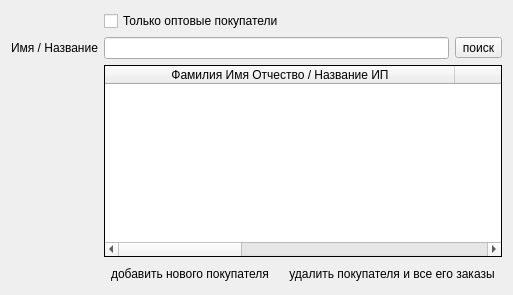
          <widget class="QWidget" name="tab">
           <attribute name="title">
            <string>Покупатели</string>
           </attribute>
           <layout class="QHBoxLayout" name="horizontalLayout_10">
            <item>
             <layout class="QFormLayout" name="formLayout_2">
              <property name="sizeConstraint">
               <enum>QLayout::SetMaximumSize</enum>
              </property>
              <property name="fieldGrowthPolicy">
               <enum>QFormLayout::AllNonFixedFieldsGrow</enum>
              </property>
              <property name="formAlignment">
               <set>Qt::AlignJustify|Qt::AlignTop</set>
              </property>
              <item row="0" column="1">
               <widget class="QCheckBox" name="checkBox_only_wholesalers">
                <property name="text">
                 <string>Только оптовые покупатели</string>
                </property>
               </widget>
              </item>
              <item row="1" column="0">
               <widget class="QLabel" name="label_25">
                <property name="text">
                 <string>Имя / Название</string>
                </property>
                <property name="buddy">
                 <cstring>lineEdit_customer</cstring>
                </property>
               </widget>
              </item>
              <item row="1" column="1">
               <layout class="QHBoxLayout" name="horizontalLayout_6">
                <item>
                 <widget class="QLineEdit" name="lineEdit_customer">
                  <property name="sizePolicy">
                   <sizepolicy hsizetype="MinimumExpanding" vsizetype="Fixed">
                    <horstretch>0</horstretch>
                    <verstretch>0</verstretch>
                   </sizepolicy>
                  </property>
                 </widget>
                </item>
                <item>
                 <widget class="QToolButton" name="toolButton_livesearch">
                  <property name="text">
                   <string>поиск</string>
                  </property>
                  <property name="icon">
                   <iconset>
                    <normaloff>:/&lt;root&gt;/icons/find.png</normaloff>:/&lt;root&gt;/icons/find.png</iconset>
                  </property>
                  <property name="checkable">
                   <bool>true</bool>
                  </property>
                 </widget>
                </item>
               </layout>
              </item>
              <item row="2" column="1">
               <widget class="QTableWidget" name="tableWidget_customers">
                <property name="sizePolicy">
                 <sizepolicy hsizetype="Expanding" vsizetype="Expanding">
                  <horstretch>1</horstretch>
                  <verstretch>1</verstretch>
                 </sizepolicy>
                </property>
                <property name="frameShape">
                 <enum>QFrame::Panel</enum>
                </property>
                <property name="frameShadow">
                 <enum>QFrame::Plain</enum>
                </property>
                <property name="selectionMode">
                 <enum>QAbstractItemView::SingleSelection</enum>
                </property>
                <property name="selectionBehavior">
                 <enum>QAbstractItemView::SelectRows</enum>
                </property>
                <property name="textElideMode">
                 <enum>Qt::ElideLeft</enum>
                </property>
                <attribute name="horizontalHeaderDefaultSectionSize">
                 <number>350</number>
                </attribute>
                <attribute name="verticalHeaderVisible">
                 <bool>false</bool>
                </attribute>
                <attribute name="verticalHeaderDefaultSectionSize">
                 <number>20</number>
                </attribute>
                <attribute name="verticalHeaderVisible">
                 <bool>false</bool>
                </attribute>
                <attribute name="verticalHeaderDefaultSectionSize">
                 <number>20</number>
                </attribute>
                <attribute name="horizontalHeaderDefaultSectionSize">
                 <number>350</number>
                </attribute>
                <column>
                 <property name="text">
                  <string>Фамилия Имя Отчество / Название ИП</string>
                 </property>
                </column>
                <column>
                 <property name="text">
                  <string>Опт</string>
                 </property>
                </column>
                <column>
                 <property name="text">
                  <string>id</string>
                 </property>
                </column>
               </widget>
              </item>
              <item row="3" column="1">
               <layout class="QHBoxLayout" name="horizontalLayout_5">
                <item>
                 <widget class="QToolButton" name="toolButton_add_customer">
                  <property name="minimumSize">
                   <size>
                    <width>120</width>
                    <height>0</height>
                   </size>
                  </property>
                  <property name="sizeIncrement">
                   <size>
                    <width>1</width>
                    <height>0</height>
                   </size>
                  </property>
                  <property name="baseSize">
                   <size>
                    <width>155</width>
                    <height>0</height>
                   </size>
                  </property>
                  <property name="text">
                   <string>добавить нового покупателя</string>
                  </property>
                  <property name="icon">
                   <iconset>
                    <normaloff>:/&lt;root&gt;/icons/user_add.png</normaloff>:/&lt;root&gt;/icons/user_add.png</iconset>
                  </property>
                  <property name="toolButtonStyle">
                   <enum>Qt::ToolButtonTextBesideIcon</enum>
                  </property>
                  <property name="autoRaise">
                   <bool>true</bool>
                  </property>
                 </widget>
                </item>
                <item>
                 <widget class="QToolButton" name="toolButton_remove_customer">
                  <property name="minimumSize">
                   <size>
                    <width>120</width>
                    <height>0</height>
                   </size>
                  </property>
                  <property name="sizeIncrement">
                   <size>
                    <width>1</width>
                    <height>0</height>
                   </size>
                  </property>
                  <property name="baseSize">
                   <size>
                    <width>155</width>
                    <height>0</height>
                   </size>
                  </property>
                  <property name="text">
                   <string>удалить покупателя и все его заказы</string>
                  </property>
                  <property name="icon">
                   <iconset>
                    <normaloff>:/&lt;root&gt;/icons/user_delete.png</normaloff>:/&lt;root&gt;/icons/user_delete.png</iconset>
                  </property>
                  <property name="toolButtonStyle">
                   <enum>Qt::ToolButtonTextBesideIcon</enum>
                  </property>
                  <property name="autoRaise">
                   <bool>true</bool>
                  </property>
                 </widget>
                </item>
               </layout>
              </item>
             </layout>
            </item>
           </layout>
          </widget>
